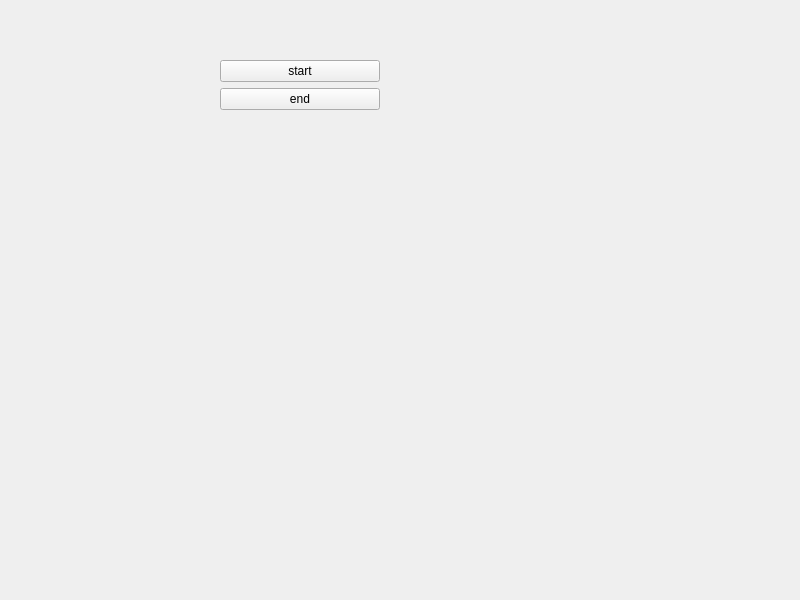
<?xml version="1.0" encoding="UTF-8"?>
<ui version="4.0">
 <class>MainWindow</class>
 <widget class="QMainWindow" name="MainWindow">
  <property name="geometry">
   <rect>
    <x>0</x>
    <y>0</y>
    <width>800</width>
    <height>600</height>
   </rect>
  </property>
  <property name="windowTitle">
   <string>MainWindow</string>
  </property>
  <widget class="QWidget" name="centralwidget">
   <property name="maximumSize">
    <size>
     <width>800</width>
     <height>600</height>
    </size>
   </property>
   <widget class="QWidget" name="verticalLayoutWidget">
    <property name="geometry">
     <rect>
      <x>220</x>
      <y>60</y>
      <width>160</width>
      <height>80</height>
     </rect>
    </property>
    <layout class="QVBoxLayout" name="verticalLayout">
     <item>
      <widget class="QPushButton" name="Startscan">
       <property name="text">
        <string>start</string>
       </property>
      </widget>
     </item>
     <item>
      <widget class="QPushButton" name="Stopsan">
       <property name="text">
        <string>end</string>
       </property>
      </widget>
     </item>
     <item>
      <widget class="RadarPlot" name="widget" native="true"/>
     </item>
    </layout>
   </widget>
  </widget>
 </widget>
 <customwidgets>
  <customwidget>
   <class>RadarPlot</class>
   <extends>QWidget</extends>
   <header location="global">radarplot.h</header>
   <container>1</container>
  </customwidget>
 </customwidgets>
 <resources/>
 <connections/>
</ui>
